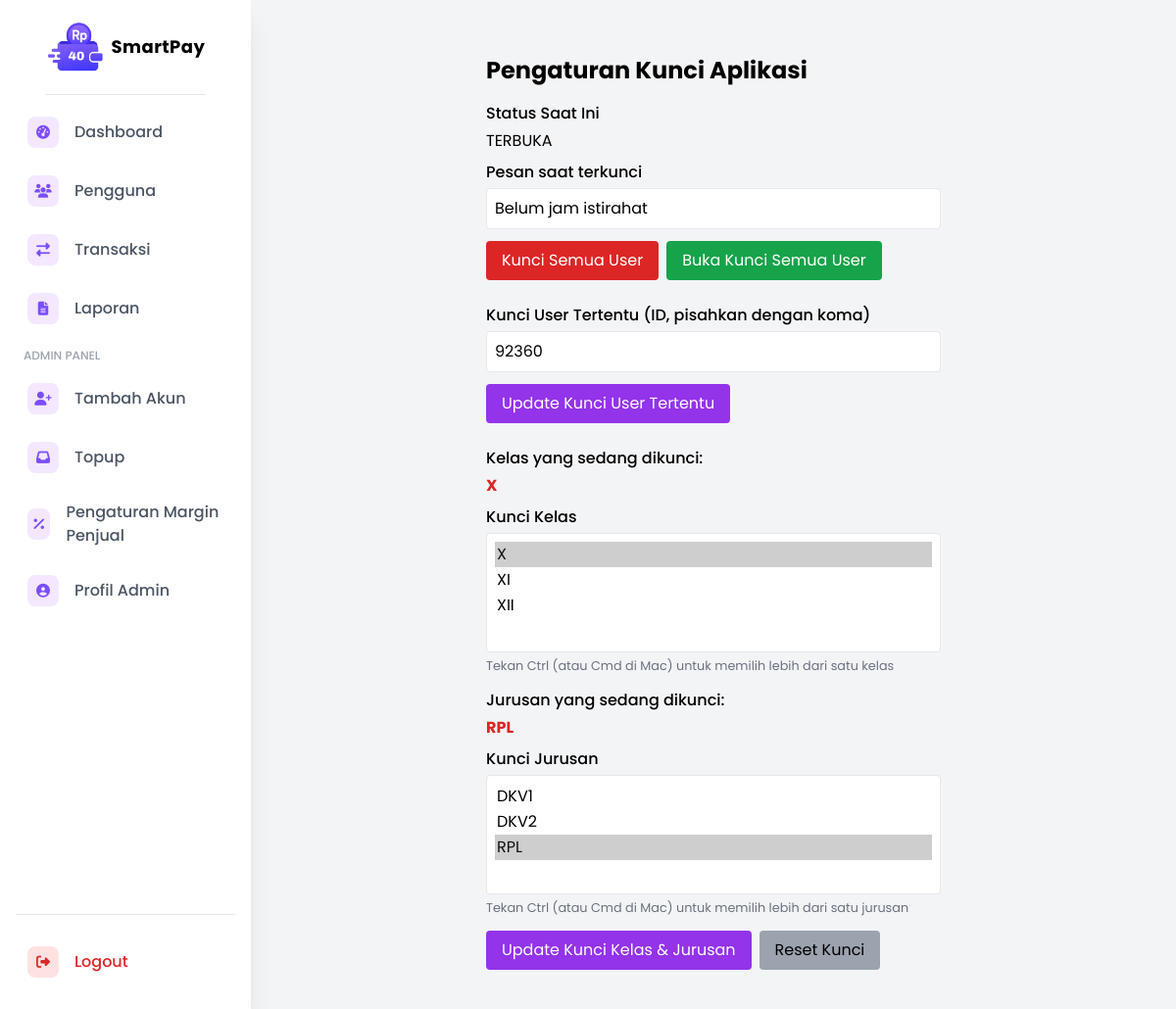
The app's page /admin/app_lock (signed in), older data.
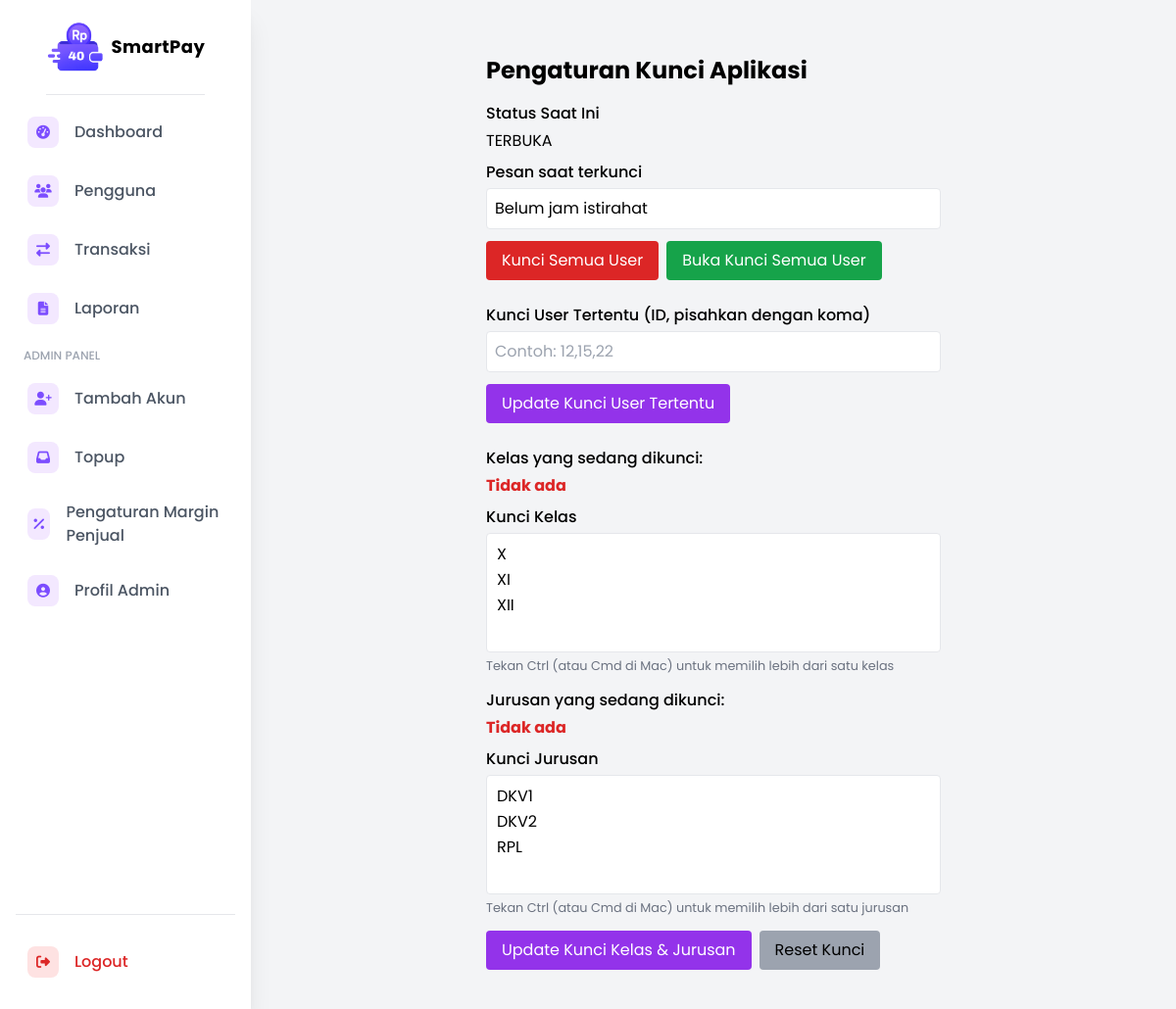
The same page, newer data.
### app.py (models this page shows, shortened)
class AppConfig(db.Model):
    id = db.Column(db.Integer, primary_key=True)
    app_locked = db.Column(db.Boolean, nullable=False, default=False)
    lock_message = db.Column(db.String(255), nullable=True, default='Belum jam istirahat')
    locked_user_ids = db.Column(db.PickleType, nullable=True, default=[])
    locked_kelas = db.Column(db.PickleType, nullable=True, default=[])
    locked_jurusan = db.Column(db.PickleType, nullable=True, default=[])

class User(db.Model, UserMixin):
    id = db.Column(db.Integer, primary_key=True)
    username = db.Column(db.String(80), unique=True, nullable=False)
    password_hash = db.Column(db.String(128), nullable=False)
    role = db.Column(db.String(10), nullable=False)
    balance = db.Column(db.Float, nullable=False, default=0.0)
    profile_pic_filename = db.Column(db.String(100), nullable=True, default=None)
    kelas = db.Column(db.String(5), nullable=True)
    jurusan = db.Column(db.String(10), nullable=True)
    plain_password = db.Column(db.String(128))
    is_active = db.Column(db.Boolean, nullable=False, default=True)
    active_border_id = db.Column(db.Integer, db.ForeignKey('border.id'), nullable=True)
    active_border = db.relationship('Border', backref=db.backref('users', lazy=True))
    pin_transfer = db.Column(db.String(6), nullable=True)
    credential_id = db.Column(db.String(255), nullable=True)  # Untuk WebAuthn
    webauthn_enabled = db.Column(db.Boolean, default=False)   # Status fitur WebAuthn
    email = db.Column(db.String(255), nullable=True)
    email_verified = db.Column(db.Boolean, default=False)

### app.py (the view, shortened to what this page needs)
@app.route('/admin/app_lock', methods=['GET', 'POST'])
@login_required
def admin_app_lock():
    if current_user.role != 'admin':
        flash('Akses ditolak.', 'danger')
        return redirect(url_for('dashboard'))
    cfg = get_app_config()
    all_kelas = sorted(set([u.kelas for u in User.query.filter(User.kelas.isnot(None)).all() if u.kelas]))
    all_jurusan = sorted(set([u.jurusan for u in User.query.filter(User.jurusan.isnot(None)).all() if u.jurusan]))
    if not hasattr(cfg, 'locked_user_ids'):
        cfg.locked_user_ids = []
    if not hasattr(cfg, 'locked_kelas'):
        cfg.locked_kelas = []
    if not hasattr(cfg, 'locked_jurusan'):
        cfg.locked_jurusan = []
    return render_template(
        'admin/admin_app_lock.html',
        cfg=cfg,
        all_kelas=all_kelas,
        all_jurusan=all_jurusan,
        active_page='admin_app_lock'
    )

### app.py (called while the page is built)
@login_manager.user_loader
def load_user(user_id):
    return User.query.get(int(user_id))

def get_app_config():
    cfg = AppConfig.query.first()
    if not cfg:
        cfg = AppConfig(app_locked=False, lock_message='Belum jam istirahat')
        db.session.add(cfg)
        db.session.commit()
    return cfg

@app.context_processor
def inject_app_lock():
    cfg = None
    try:
        cfg = get_app_config()
    except Exception:
        cfg = None
    return {
        'app_locked': cfg.app_locked if cfg else False,
        'app_lock_message': cfg.lock_message if cfg else 'Layanan terkunci'
    }

@app.context_processor
def inject_now():
    return {'now': datetime.utcnow()}

### templates/admin/admin_app_lock.html (shortened to what this page needs)
{% extends 'admin_base.html' %}
{% block admin_content %}
<div class="container mx-auto p-6 max-w-lg">
  <h1 class="text-2xl font-bold mb-4">Pengaturan Kunci Aplikasi</h1>
  <form method="post" class="mb-6">
    <div class="mb-3">
      <label class="block mb-1 font-medium">Status Saat Ini</label>
      <div class="mb-2">{{ 'TERKUNCI' if cfg.app_locked else 'TERBUKA' }}</div>
      <label class="block mb-1 font-medium">Pesan saat terkunci</label>
      <input type="text" name="lock_message" value="{{ cfg.lock_message }}" class="w-full p-2 border rounded">
    </div>
    <div class="flex gap-2">
      <button type="submit" name="action" value="lock" class="bg-red-600 text-white px-4 py-2 rounded">Kunci Semua User</button>
      <button type="submit" name="action" value="unlock" class="bg-green-600 text-white px-4 py-2 rounded">Buka Kunci Semua User</button>
    </div>
  </form>
  <form method="post" class="mb-6">
    <div class="mb-3">
      <label class="block mb-1 font-medium">Kunci User Tertentu (ID, pisahkan dengan koma)</label>
      <input type="text" name="locked_user_ids" value="{{ cfg.locked_user_ids | join(',') if cfg.locked_user_ids else '' }}" class="w-full p-2 border rounded" placeholder="Contoh: 12,15,22">
    </div>
    <button type="submit" name="action" value="update_user_lock" class="bg-purple-600 text-white px-4 py-2 rounded">Update Kunci User Tertentu</button>
  </form>
  <form method="post">
    <div class="mb-3">
      <label class="block mb-1 font-medium">Kelas yang sedang dikunci:</label>
      <div class="mb-2 text-red-600 font-bold">
        {{ cfg.locked_kelas | join(', ') if cfg.locked_kelas else 'Tidak ada' }}
      </div>
      <label class="block mb-1 font-medium">Kunci Kelas</label>
      <select name="locked_kelas" multiple class="w-full p-2 border rounded">
        {% for kelas in all_kelas %}
          <option value="{{ kelas }}" {% if cfg.locked_kelas and kelas in cfg.locked_kelas %}selected{% endif %}>{{ kelas }}</option>
        {% endfor %}
      </select>
      <small class="text-gray-500">Tekan Ctrl (atau Cmd di Mac) untuk memilih lebih dari satu kelas</small>
    </div>
    <div class="mb-3">
      <label class="block mb-1 font-medium">Jurusan yang sedang dikunci:</label>
      <div class="mb-2 text-red-600 font-bold">
        {{ cfg.locked_jurusan | join(', ') if cfg.locked_jurusan else 'Tidak ada' }}
      </div>
      <label class="block mb-1 font-medium">Kunci Jurusan</label>
      <select name="locked_jurusan" multiple class="w-full p-2 border rounded">
        {% for jurusan in all_jurusan %}
          <option value="{{ jurusan }}" {% if cfg.locked_jurusan and jurusan in cfg.locked_jurusan %}selected{% endif %}>{{ jurusan }}</option>
        {% endfor %}
      </select>
      <small class="text-gray-500">Tekan Ctrl (atau Cmd di Mac) untuk memilih lebih dari satu jurusan</small>
    </div>
    <div class="flex gap-2">
      <button type="submit" name="action" value="update_kelas_jurusan_lock" class="bg-purple-600 text-white px-4 py-2 rounded">Update Kunci Kelas & Jurusan</button>
      <button type="submit" name="action" value="reset_kelas_jurusan_lock" class="bg-gray-400 text-black px-4 py-2 rounded">Reset Kunci</button>
    </div>
  </form>
</div>
{% endblock %}

Row changes from the older to the newer data that the page shows:
changed AppConfig "TERBUKA": locked_kelas "X" → "Tidak ada"; locked_jurusan "RPL" → "Tidak ada"; locked_user_ids "92360" → (not shown); locked_kelas "X ☑ / XI / XII" → (not shown); locked_jurusan "DKV1 / DKV2 / RPL ☑" → (not shown)
Text that changed along with them:
form field locked_kelas: (not shown) → "X / XI / XII"
form field locked_jurusan: (not shown) → "DKV1 / DKV2 / RPL"
